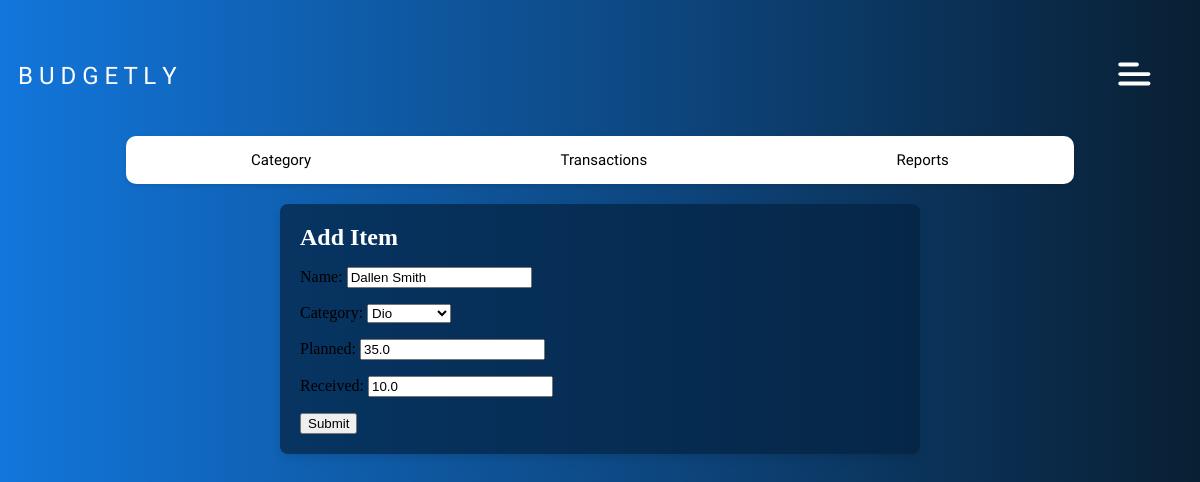
The app's page /budget/edititem/1/ with its own data.
### expenses/models.py (models this page shows, shortened)
class Item(models.Model):
    name = models.CharField(max_length=100)
    category = models.ForeignKey('Category', on_delete=models.CASCADE)
    planned = models.FloatField(max_length=15)
    received = models.FloatField(max_length=15)

class Category(models.Model):
    name = models.CharField(max_length=100)
    def __str__(self):
        return self.name

### expenses/views.py (the view)
# urls.py: path('budget/edititem/<int:item_id>/', edit_item_view, name='edit_item'),
def edit_item_view(request, item_id):
    item = get_object_or_404(Item, id=item_id)
    if request.method == 'POST':
        form = ItemForm(request.POST, instance=item)
        if form.is_valid():
            form.save()
            return redirect('expenses:category')  # Adjust the redirect URL as needed
    else:
        form = ItemForm(instance=item)
    return render(request, 'budget/edititem.html', {'form': form, 'item': item})

### expenses/forms.py
class ItemForm(forms.ModelForm):
    class Meta:
        model = Item
        fields = ['name', 'category', 'planned', 'received']

### expenses/templates/budget/edititem.html (shortened to what this page needs)
{% extends "../base/base.html" %}
{% load static %}
{% block template %}
{% include "../base/navbar.html" %}
<div class="add-transaction-container">
    <div class="form-header">
        <h2>Add Item</h2>
    </div>
    <form method="post" action="{% url 'expenses:edit_item' item.id %}">
        {{ form.as_p }}
        <button type="submit">Submit</button>
    </form>
</div>
{% endblock %}

### expenses/static/expenses/main.css (style rules this page uses)
body { background: linear-gradient(90deg, #1276DB, #091F33); }

### expenses/static/expenses/addtransaction.css (style rules this page uses)
.add-transaction-container { background-color: #03213fb3; border-radius: 8px; padding: 20px; width: 90%; max-width: 600px; margin: 20px auto; box-shadow: 0 4px 8px rgba(0, 0, 0, 0.1); }
.add-transaction-container .form-header h2 { color: white; margin: 0; }

### records on screen
Item: name "Dallen Smith", category "Dio", planned "35.0", received "10.0"
